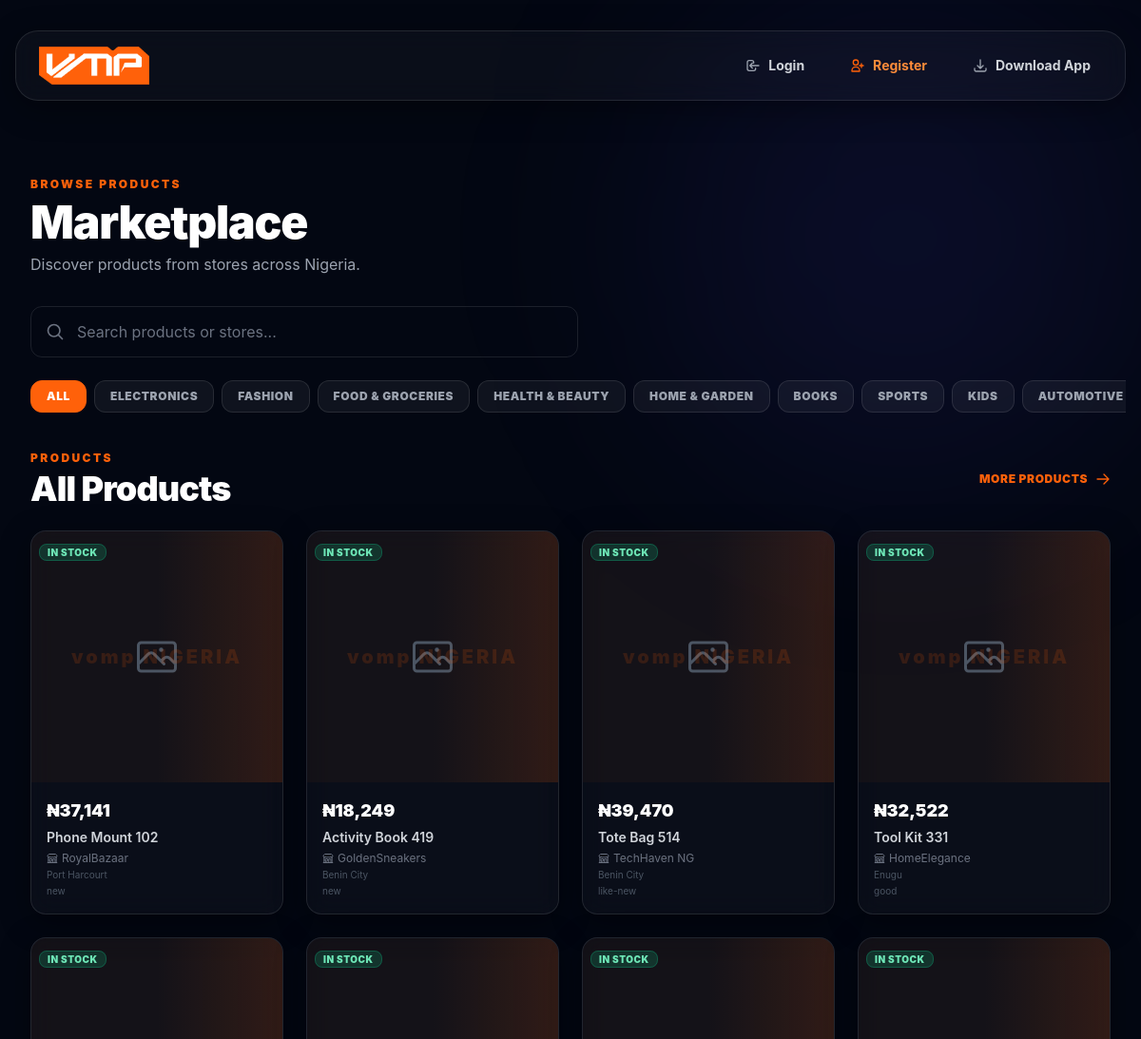
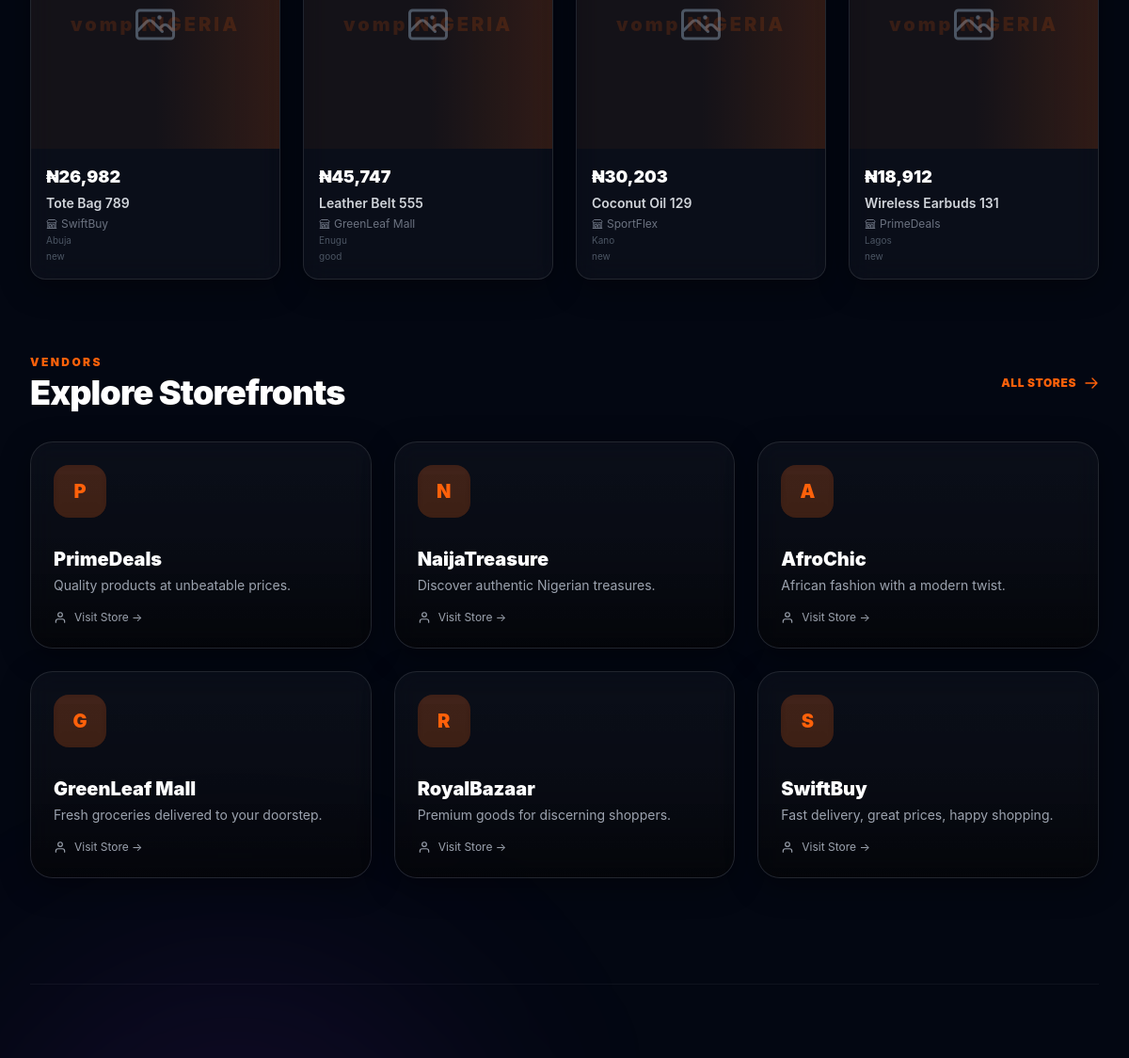
/marketplace (upper part), run on an earlier commit of the app's database (2 pictures, top to bottom).
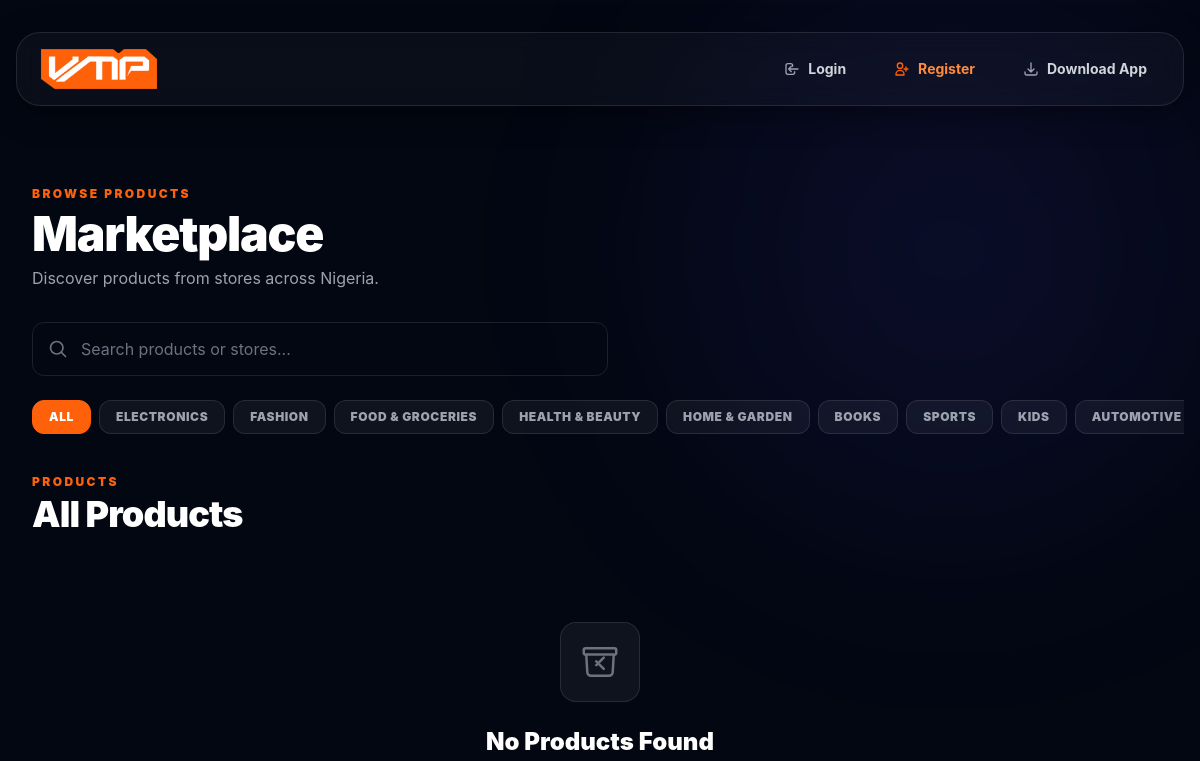
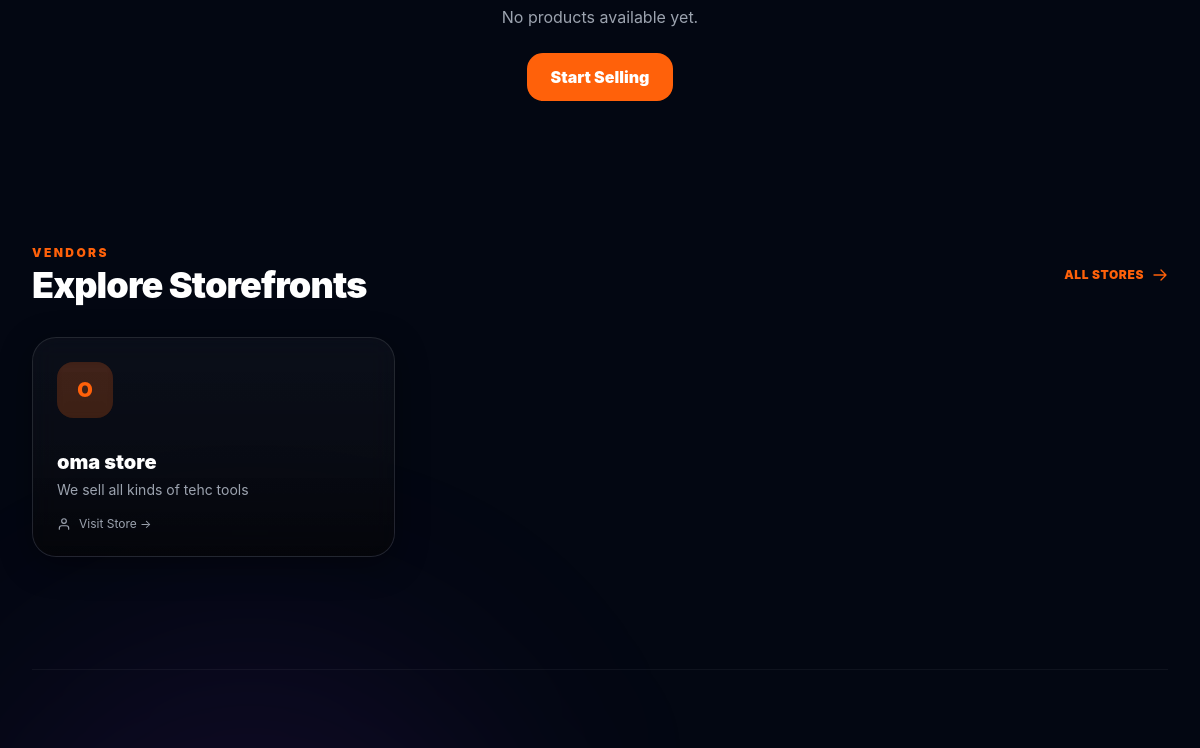
And on a later commit of the database (2 pictures, top to bottom).
### tables this page shows
CREATE TABLE products (
    id TEXT PRIMARY KEY,
    name TEXT NOT NULL,
    price REAL NOT NULL,
    description TEXT,
    media_url TEXT,
    media_type TEXT DEFAULT 'image',
    is_available INTEGER DEFAULT 1,
    store_id TEXT NOT NULL,
    created_at DATETIME DEFAULT CURRENT_TIMESTAMP,
    updated_at DATETIME DEFAULT CURRENT_TIMESTAMP, 
    category TEXT DEFAULT 'Others', 
    product_condition TEXT DEFAULT 'Brand-New', 
    location TEXT,
    FOREIGN KEY (store_id) REFERENCES stores(id) ON DELETE CASCADE
);

CREATE TABLE stores (
    id TEXT PRIMARY KEY,
    name TEXT NOT NULL,
    slug TEXT UNIQUE NOT NULL,
    description TEXT,
    owner_id TEXT NOT NULL,
    contact_phone TEXT,
    contact_email TEXT,
    logo_url TEXT,
    hero_image_url TEXT,
    hero_color TEXT DEFAULT '#4f46e5',
    accent_color TEXT DEFAULT '#8b5cf6',
    token_balance INTEGER DEFAULT 50,
    plan TEXT DEFAULT 'free',
    is_active INTEGER DEFAULT 1,
    created_at DATETIME DEFAULT CURRENT_TIMESTAMP,
    updated_at DATETIME DEFAULT CURRENT_TIMESTAMP, 
    bg_color TEXT DEFAULT '#030712', 
    social_facebook TEXT, 
    social_instagram TEXT, 
    social_twitter TEXT, 
    social_tiktok TEXT, 
    social_youtube TEXT,
    FOREIGN KEY (owner_id) REFERENCES users(id) ON DELETE CASCADE
);

### index.php (called while the page is built, shortened)
<?php
require_once 'backend/Store.php';
require_once 'backend/Product.php';
$currentUser = auth_get_current_user();
$uri = parse_url($_SERVER['REQUEST_URI'], PHP_URL_PATH);
$requestPath = trim(str_replace('/index.php', '', $uri), '/');
$requestPath = ltrim($requestPath, '/') ?: '';
$method = $_SERVER['REQUEST_METHOD'];
if ($method === 'GET') {
    switch (true) {
        case $requestPath === 'marketplace':
            $searchQuery = isset($_GET['q']) && $_GET['q'] !== '' ? trim($_GET['q']) : null;
            $stores = store_get_all_active_paginated(1, 6);
            $categories = product_get_categories();
            $activeCategory = isset($_GET['category']) && $_GET['category'] !== '' ? $_GET['category'] : null;
            if ($searchQuery) {
                $allProducts = product_search_paginated($searchQuery, 1, 8);
                $searchStores = store_search_paginated($searchQuery, 1, 8);
            } elseif ($activeCategory) {
                $allProducts = product_get_by_category_paginated($activeCategory, 1, 8);
                $searchStores = null;
            } else {
                $allProducts = product_get_all_available_paginated(1, 8);
            }
            include 'frontend/marketplace.php';
            break;
            ?>
            <?php
    }
} else if ($method === 'POST') {
    switch ($requestPath) {
        case 'api/register':
        case 'api/register.php':
            include 'api/register.php';
            exit;
        case 'api/login':
        case 'api/login.php':
            include 'api/login.php';
            exit;
        case 'api/products':
        case 'api/products.php':
            include 'api/products.php';
            exit;
        case 'api/settings':
        case 'api/settings.php':
            include 'api/settings.php';
            exit;
        case 'api/tokens/purchase':
        case 'api/tokens/purchase.php':
        case 'api/tokens_purchase.php':
            include 'api/tokens_purchase.php';
            exit;
        case 'api/store-create':
        case 'api/store_create.php':
            include 'api/store_create.php';
            exit;
        case 'api/profile':
        case 'api/profile.php':
            include 'api/profile.php';
            exit;
        case 'api/upgrade':
        case 'api/upgrade.php':
            include 'api/upgrade.php';
            exit;
        default:
            http_response_code(404);
            echo json_encode(['error' => 'API endpoint not found']);
            exit;
    }
}
include 'frontend/layout.php';

### backend/Product.php (called while the page is built, shortened)
<?php
function product_get_all_available_paginated($page = 1, $perPage = 50)
{
    $db = db_get_connection();
    $offset = max(0, ($page - 1) * $perPage);
    $stmt = $db->prepare('
        SELECT p.*, s.name AS store_name, s.slug AS store_slug, s.contact_phone
        FROM products p
        JOIN stores s ON p.store_id = s.id
        WHERE p.is_available = 1 AND s.is_active = 1
        ORDER BY p.created_at DESC
        LIMIT ? OFFSET ?
    ');
    $stmt->execute([$perPage, $offset]);
    return $stmt->fetchAll(PDO::FETCH_ASSOC);
}
function product_get_categories()
{
    $db = db_get_connection();
    $stmt = $db->query('SELECT name FROM product_categories WHERE is_active = 1 ORDER BY sort_order ASC');
    $rows = $stmt->fetchAll(PDO::FETCH_ASSOC);
    return array_map(fn($r) => $r['name'], $rows);
}

### backend/Store.php (called while the page is built, shortened)
<?php
function store_get_all_active_paginated($page = 1, $perPage = 50)
{
    $db = db_get_connection();
    $offset = max(0, ($page - 1) * $perPage);
    $stmt = $db->prepare('SELECT * FROM stores WHERE is_active = 1 ORDER BY created_at DESC LIMIT ? OFFSET ?');
    $stmt->execute([$perPage, $offset]);
    return $stmt->fetchAll(PDO::FETCH_ASSOC);
}

### frontend/marketplace.php (the view, shortened to what the changed rows need)
<section class="py-8 md:py-12">
    <div class="mb-8">
        <h1 class="text-4xl md:text-5xl font-black text-white tracking-tight mb-2">Marketplace</h1>
    </div>
    <div class="flex gap-2 mb-8 overflow-x-auto pb-2 scrollbar-thin scrollbar-thumb-white/10 scrollbar-track-transparent -mx-4 px-4 snap-x snap-mandatory">
        <a href="/marketplace"
           class="whitespace-nowrap px-4 py-2 rounded-xl text-xs font-black uppercase tracking-wider transition-all border <?php echo !$activeCategory ? 'bg-[#ff610a] text-white border-[#ff610a]' : 'bg-white/5 text-gray-400 border-white/10 hover:bg-white/10 hover:text-white'; ?>">
            All
        </a>
        <?php foreach ($categories as $cat): ?>
            <a href="/marketplace?category=<?php echo urlencode($cat); ?>"
               class="whitespace-nowrap px-4 py-2 rounded-xl text-xs font-black uppercase tracking-wider transition-all border <?php echo $activeCategory === $cat ? 'bg-[#ff610a] text-white border-[#ff610a]' : 'bg-white/5 text-gray-400 border-white/10 hover:bg-white/10 hover:text-white'; ?>">
                <?php echo htmlspecialchars($cat); ?>
            </a>
        <?php endforeach; ?>
    </div>
    <div class="flex items-center justify-between mb-6">
        <div>
            <p class="text-xs uppercase tracking-[0.2em] font-black text-[#ff610a] mb-1">Products</p>
            <h2 class="text-3xl md:text-4xl font-black text-white tracking-tight">
                <?php echo $activeCategory ? htmlspecialchars($activeCategory) : ($searchQuery ? 'Search Results' : 'All Products'); ?>
            </h2>
        </div>
        <?php if (!empty($allProducts)): ?>
                <a href="/products" class="hidden md:inline-flex items-center gap-2 text-xs text-[#ff610a] hover:text-[#ff8c3a] font-black uppercase tracking-wider transition-colors">
                More Products
                <svg class="w-4 h-4" fill="none" stroke="currentColor" stroke-width="2" viewBox="0 0 24 24"><path stroke-linecap="round" stroke-linejoin="round" d="M13.5 4.5L21 12m0 0l-7.5 7.5M21 12H3" /></svg>
            </a>
        <?php endif; ?>
    </div>
    <?php if (empty($allProducts)): ?>
        <div class="text-center py-16">
            <div class="w-20 h-20 rounded-2xl bg-white/5 border border-white/10 flex items-center justify-center mx-auto mb-6">
            </div>
            <h2 class="text-2xl font-black text-white mb-2">No Products Found</h2>
            <p class="text-gray-400"><?php echo $activeCategory ? 'No products in this category yet.' : 'No products available yet.'; ?></p>
            <?php if (empty($currentUser)): ?>
                <a href="/register" class="inline-block mt-6 px-6 py-3 rounded-2xl bg-[#ff610a] text-white font-black hover:bg-[#e05500] transition-all">Start Selling</a>
            <?php endif; ?>
        </div>
    <?php else: ?>
        <div class="grid grid-cols-2 md:grid-cols-3 lg:grid-cols-4 gap-4 md:gap-6">
            <?php foreach ($allProducts as $p): ?>
                <a href="/store/<?php echo htmlspecialchars($p['store_slug']); ?>/<?php echo htmlspecialchars($p['id']); ?>" class="glass-morphism rounded-2xl border border-white/10 overflow-hidden hover:bg-white/[0.03] transition-all group">
                    <div class="aspect-square skeleton-box relative overflow-hidden">
                        <?php if (!empty($p['media_url'])): ?>
                            <img src="<?php echo htmlspecialchars($p['media_url']); ?>" alt="<?php echo htmlspecialchars($p['name']); ?>" class="img-skeleton w-full h-full object-cover group-hover:scale-105 transition-transform duration-300" onload="this.parentElement.classList.remove('skeleton-box');this.classList.add('loaded')" />
                        <?php else: ?>
                            <div class="w-full h-full flex items-center justify-center text-gray-600">
                            </div>
                        <?php endif; ?>
                        <div class="absolute top-2 left-2">
                            <span class="px-2 py-0.5 rounded-lg bg-emerald-500/20 border border-emerald-500/30 text-emerald-300 text-[10px] font-black uppercase tracking-wider">In Stock</span>
                        </div>
                    </div>
                    <div class="p-3 md:p-4">
                        <p class="text-sm md:text-lg font-black text-white mb-1">₦<?php echo number_format((float)$p['price']); ?></p>
                        <p class="text-xs md:text-sm text-gray-300 font-semibold truncate mb-1"><?php echo htmlspecialchars($p['name']); ?></p>
                        <div class="flex items-center gap-1 text-[10px] md:text-xs text-gray-500">
                            <span class="truncate"><?php echo htmlspecialchars($p['store_name']); ?></span>
                        </div>
                        <?php if (!empty($p['location'])): ?>
                            <p class="text-[10px] text-gray-600 mt-0.5"><?php echo htmlspecialchars($p['location']); ?></p>
                        <?php endif; ?>
                        <?php if (!empty($p['product_condition'])): ?>
                            <p class="text-[10px] text-gray-600 mt-0.5"><?php echo htmlspecialchars($p['product_condition']); ?></p>
                        <?php endif; ?>
                    </div>
                </a>
            <?php endforeach; ?>
        </div>
    <?php endif; ?>
    <?php if (!empty($stores)): ?>
        <section class="mt-16 md:mt-20">
            <div class="flex items-center justify-between mb-8">
                <div>
                    <h2 class="text-3xl md:text-4xl font-black text-white tracking-tight">Explore Storefronts</h2>
                </div>
            </div>
            <div class="grid grid-cols-1 md:grid-cols-2 lg:grid-cols-3 gap-4 md:gap-6">
                <?php foreach ($stores as $s):
                    $hasHero = !empty($s['hero_image_url']);
                ?>
                    <a href="/store/<?php echo htmlspecialchars($s['slug']); ?>" class="rounded-3xl p-6 border border-white/10 hover:border-[#ff610a]/30 transition-all group block relative overflow-hidden min-h-[200px] <?php echo $hasHero ? '' : 'glass-morphism'; ?>" <?php if ($hasHero): ?>style="background-image: url('<?php echo htmlspecialchars($s['hero_image_url']); ?>'); background-size: cover; background-position: center;"<?php endif; ?>>
                        <div class="absolute inset-0 <?php echo $hasHero ? 'bg-gradient-to-t from-black/80 via-black/40 to-transparent' : 'bg-gradient-to-t from-black/60 via-black/20 to-transparent'; ?>"></div>
                        <div class="relative z-10 flex flex-col h-full min-h-[170px]">
                            <div class="w-14 h-14 rounded-2xl bg-[#ff610a]/20 backdrop-blur-sm flex items-center justify-center text-xl font-black text-[#ff610a] mb-3">
                                <?php echo strtoupper($s['name'][0]); ?>
                            </div>
                            <div class="mt-auto">
                                <h3 class="text-xl font-black text-white group-hover:text-[#ff610a] transition-colors mb-1"><?php echo htmlspecialchars($s['name']); ?></h3>
                                <?php if ($s['description']): ?>
                                    <p class="text-sm <?php echo $hasHero ? 'text-gray-300' : 'text-gray-400'; ?> line-clamp-2"><?php echo htmlspecialchars($s['description']); ?></p>
                                <?php endif; ?>
                                <div class="flex items-center gap-2 mt-4 text-xs text-gray-400">
                                    <svg class="w-3.5 h-3.5" fill="none" stroke="currentColor" stroke-width="2" viewBox="0 0 24 24"><path stroke-linecap="round" stroke-linejoin="round" d="M20 21v-2a4 4 0 00-4-4H8a4 4 0 00-4 4v2" /><circle cx="12" cy="7" r="4" /></svg>
                                    <span>Visit Store →</span>
                                </div>
                            </div>
                        </div>
                    </a>
                <?php endforeach; ?>
            </div>
        </section>
    <?php endif; ?>
</section>

What changed in the data, as far as the page shows it:
removed products: price "37,141", name "Phone Mount 102", store.name "RoyalBazaar", location "Port Harcourt", product_condition "new"
removed products: price "18,249", name "Activity Book 419", store.name "GoldenSneakers", location "Benin City", product_condition "new"
removed products: price "39,470", name "Tote Bag 514", store.name "TechHaven NG", location "Benin City", product_condition "like-new"
removed products: price "32,522", name "Tool Kit 331", store.name "HomeElegance", location "Enugu", product_condition "good"
removed products: price "26,982", name "Tote Bag 789", store.name "SwiftBuy", location "Abuja", product_condition "new"
removed products: price "45,747", name "Leather Belt 555", store.name "GreenLeaf Mall", location "Enugu", product_condition "good"
removed products: price "30,203", name "Coconut Oil 129", store.name "SportFlex", location "Kano", product_condition "new"
removed products: price "18,912", name "Wireless Earbuds 131", store.name "PrimeDeals", location "Lagos", product_condition "new"
removed stores: name "P", name "PrimeDeals", description "Quality products at unbeatable prices."
removed stores: name "N", name "NaijaTreasure", description "Discover authentic Nigerian treasures."
removed stores: name "A", name "AfroChic", description "African fashion with a modern twist."
removed stores: name "G", name "GreenLeaf Mall", description "Fresh groceries delivered to your doorstep."
removed stores: name "R", name "RoyalBazaar", description "Premium goods for discerning shoppers."
removed stores: name "S", name "SwiftBuy", description "Fast delivery, great prices, happy shopping."
added stores: name "O", name "oma store", description "We sell all kinds of tehc tools"
Also different on the page:
text no longer shown: "MORE PRODUCTS"
text now shown: "No Products Found No products available yet. Start Selling"
